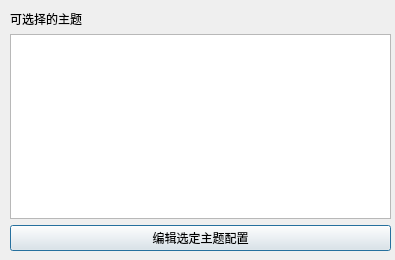
<?xml version="1.0" encoding="UTF-8"?>
<ui version="4.0">
 <class>Dialog</class>
 <widget class="QDialog" name="Dialog">
  <property name="geometry">
   <rect>
    <x>0</x>
    <y>0</y>
    <width>395</width>
    <height>260</height>
   </rect>
  </property>
  <property name="windowTitle">
   <string>主题</string>
  </property>
  <widget class="QWidget" name="gridLayoutWidget">
   <property name="geometry">
    <rect>
     <x>10</x>
     <y>10</y>
     <width>381</width>
     <height>241</height>
    </rect>
   </property>
   <layout class="QGridLayout" name="gridLayout">
    <item row="2" column="0">
     <widget class="QPushButton" name="btn_edit">
      <property name="text">
       <string>编辑选定主题配置</string>
      </property>
     </widget>
    </item>
    <item row="1" column="0">
     <widget class="QListWidget" name="lw_theme">
      <property name="dragDropMode">
       <enum>QAbstractItemView::DragOnly</enum>
      </property>
      <property name="textElideMode">
       <enum>Qt::ElideRight</enum>
      </property>
      <property name="currentRow">
       <number>-1</number>
      </property>
     </widget>
    </item>
    <item row="0" column="0">
     <widget class="QLabel" name="label">
      <property name="text">
       <string>可选择的主题</string>
      </property>
     </widget>
    </item>
   </layout>
  </widget>
 </widget>
 <resources/>
 <connections>
  <connection>
   <sender>btn_edit</sender>
   <signal>clicked()</signal>
   <receiver>Dialog</receiver>
   <slot>accept()</slot>
   <hints>
    <hint type="sourcelabel">
     <x>228</x>
     <y>239</y>
    </hint>
    <hint type="destinationlabel">
     <x>5</x>
     <y>224</y>
    </hint>
   </hints>
  </connection>
 </connections>
</ui>
